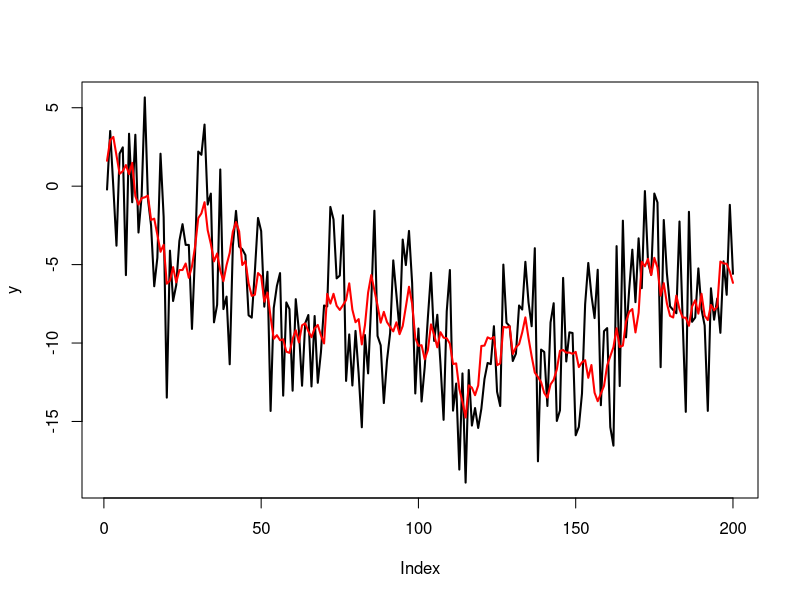
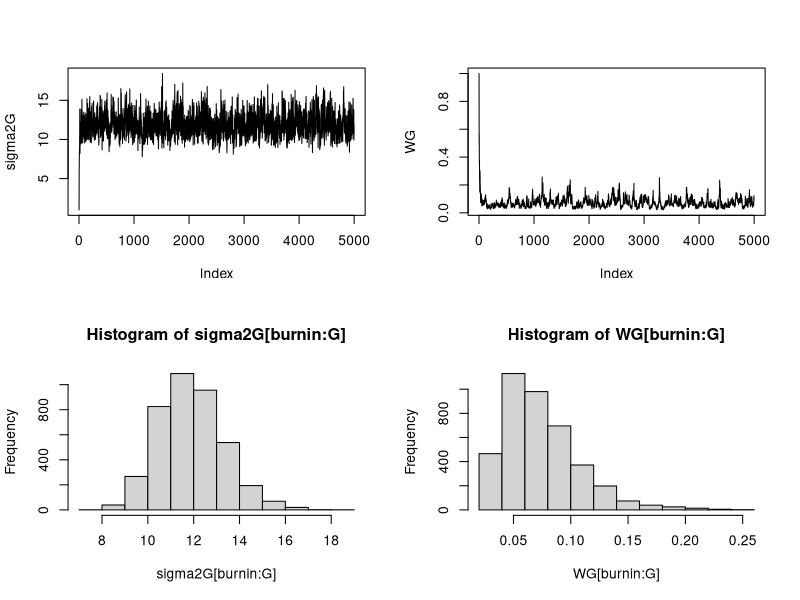
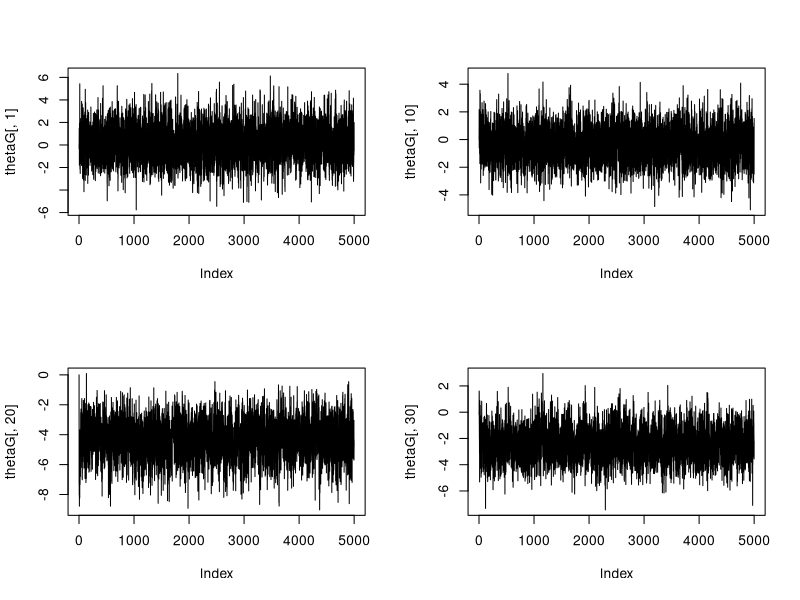
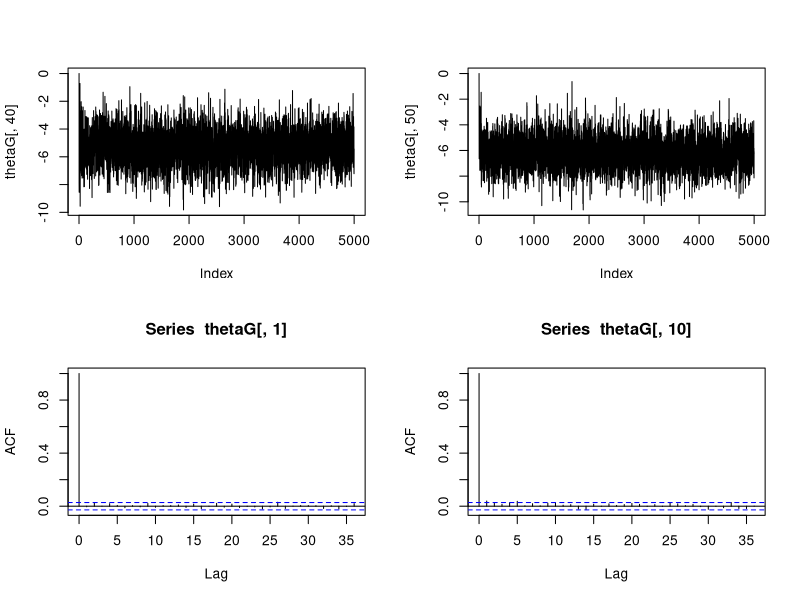
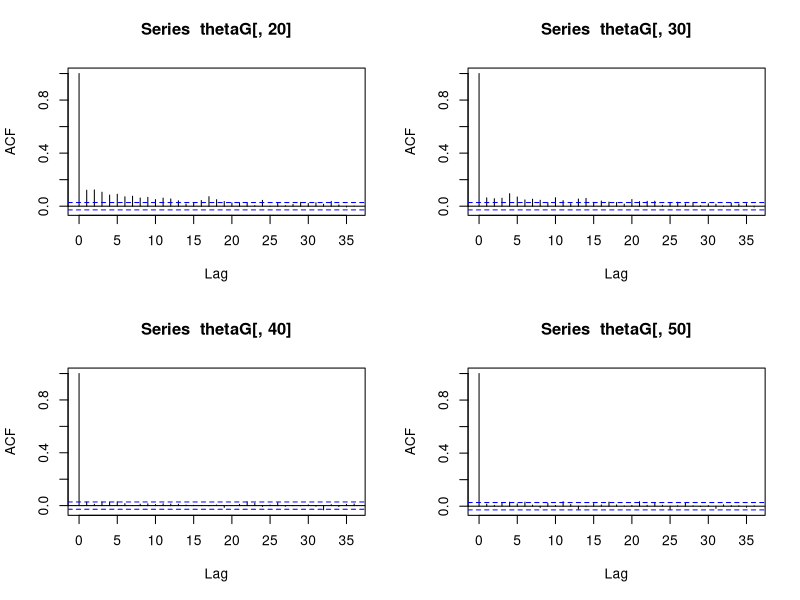
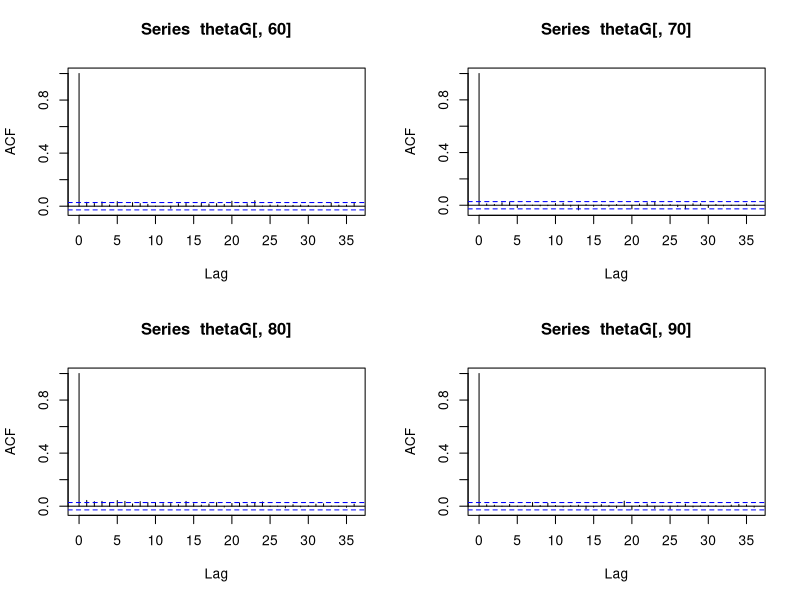
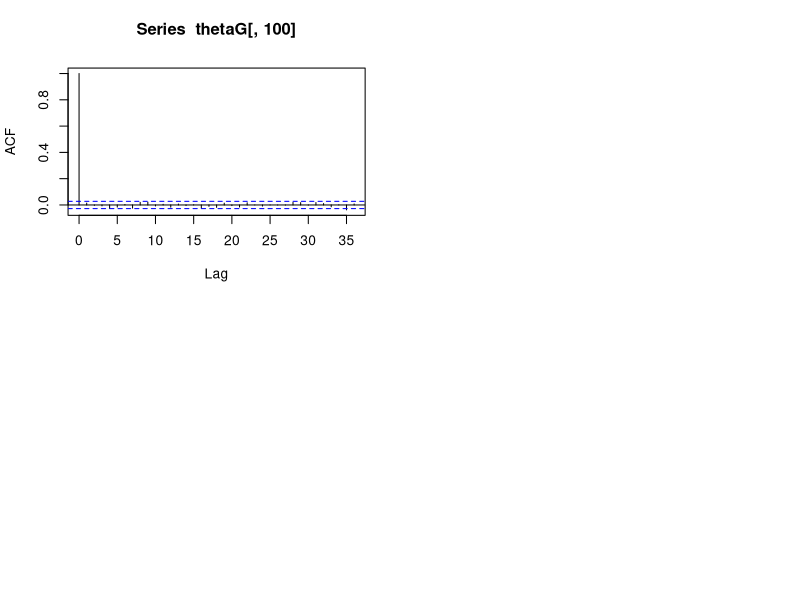
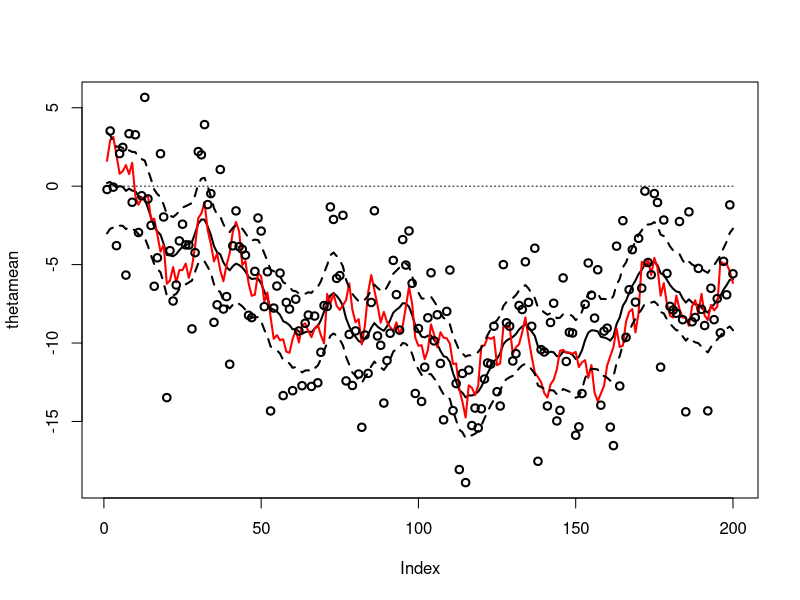

Recreate these plots in R, in order.
# This is a Gibbs sampler implementation for the analysis of first-order DLMs.
# The model is
#      y_t   = theta_t + epsilon_t, epsilon_t ~ N(0,sigma2),
#    theta_t = theta_{t-1} + nu_t,  nu_t ~ N(0,sigma2 * W).
# In this parametrization, W is a signal-to-noise ratio parameter. 
#
# The priors are the following:
# theta_1 ~ N(a_1, R_1)
# sigma2 ~ IG(nsig/2, nssig/2)
# W ~ IG(nW/2, nsW/2)
# 
# The latent variables theta_{1:T} are simulated jointly using FFBS.
# sigma2 and W are simulated from their full conditional distributions 
# that are inverse gamma distributions.

# By M. A. R. Ferreira (April 2012, updated April 2015).


theta.simulation <- function(Tbig,y,sigma2,W,a1,R1)
{ 
  # Define the auxiliary vectors:
  a <- rep(0,Tbig)
  R <- rep(0,Tbig)
  f <- rep(0,Tbig)
  Q <- rep(0,Tbig)
  A <- rep(0,Tbig)
  e <- rep(0,Tbig)
  m <- rep(0,Tbig)
  C <- rep(0,Tbig)
  # Kalman filter:
  a[1] <- a1
  R[1] <- R1
  f[1] <- a[1]
  Q[1] <- R[1]+sigma2
  A[1] <- R[1] / Q[1]
  e[1] <- y[1] - f[1]
  C[1] <- 1.0 / (1.0/R[1] + 1.0/sigma2)          # Equivalent to C[1] <- R[1] - A[1]^2 * Q[1]  and 
  m[1] <- C[1] * (a[1]/R[1] + y[1]/sigma2)       # m[1] <- a[1] + A[1] * e[1], but numerically more stable
  for(t in 2:Tbig)
  {
    a[t] <- m[t-1]
    R[t] <- C[t-1] + W * sigma2
    f[t] <- a[t]
    Q[t] <- R[t]+sigma2
    A[t] <- R[t] / Q[t]
    e[t] <- y[t] - f[t]
    m[t] <- a[t] + A[t] * e[t]
    C[t] <- R[t] - A[t]^2 * Q[t]
  }

  # Now, the backward sampler:
  theta[Tbig] <- rnorm(1,m[Tbig],sqrt(C[Tbig]))
  for(t in (Tbig-1):1)
  {
    H <- 1.0 / ( 1.0/(W * sigma2) + 1.0/C[t] )
    h <- H * ( theta[t+1]/(W * sigma2) + m[t]/C[t] )
    theta[t] <- rnorm(1,h,sqrt(H))
  }
  theta
}

sigma2.simulation <- function(Tbig,y,theta,W,n,ns)
{ # This is a Gibbs step.
  a <- n + 2*Tbig - 1
  b <- ns + sum((y-theta)^2) + sum((theta[2:Tbig]-theta[1:(Tbig-1)])^2)/W 
  sigma2 <- 1.0 / rgamma(1,a/2,b/2)
  sigma2
}

W.simulation <- function(Tbig,y,theta,sigma2,n,ns)
{ # This is a Gibbs step.
  a <- n + Tbig - 1
  b <- ns + sum((theta[2:Tbig]-theta[1:(Tbig-1)])^2) / sigma2
  W <- 1.0 / rgamma(1,a/2,b/2)
  W
}

# Initializing the parameters, latent and observation vectors.
sigma2 <- 10
W <- 0.1
Tbig <- 200
theta <- rep(0,Tbig)
y <- rep(0,Tbig)

# Simulating the data
theta[1] <- rnorm(1,0,sqrt(W*sigma2))
y[1] <- theta[1] + rnorm(1,0,sqrt(sigma2))
for(t in 2:Tbig)
{
  theta[t] <- theta[t-1] + rnorm(1,0,sqrt(W*sigma2))
  y[t] <- theta[t] + rnorm(1,0,sqrt(sigma2))
}

plot(y,type="l",lwd=2)
lines(theta,lwd=2,col="red")

# Gibbs sampler
G <- 5000

sigma2G <- rep(0,G)
WG <- rep(0,G)
thetaG <- matrix(0,nrow=G,ncol=Tbig)

sigma2G[1] <- 1
WG[1] <- 1
thetaG[1,] <- rep(0,Tbig)

a1 <- 0
R1 <- 10^20
nsig <- 0.001
nssig <- 0.001
nsig <- 0
nssig <- 0
nW  <- 6.2   # A priori W has the first 3 moments.
nsW <- 0.42  # A a priori E[W] = 0.1
# nW  <- 0
# nsW <- 0

for(g in 2:G)
{
  thetaG[g,] <- theta.simulation(Tbig,y,sigma2G[g-1],WG[g-1],a1,R1)
  sigma2G[g] <- sigma2.simulation(Tbig,y,thetaG[g,],WG[g-1],nsig,nssig)
  WG[g] <-    W.simulation(Tbig,y,thetaG[g,],sigma2G[g],nW,nsW)
}

par(mfrow=c(2,2))
plot(sigma2G,type="l")
plot(WG,type="l")

burnin <- 1000
hist(sigma2G[burnin:G])
hist(WG[burnin:G])

mean(sigma2G[burnin:G])
var(sigma2G[burnin:G])
mean(WG[burnin:G])
var(WG[burnin:G])

plot(thetaG[,1],type="l")
plot(thetaG[,10],type="l")
plot(thetaG[,20],type="l")
plot(thetaG[,30],type="l")
plot(thetaG[,40],type="l")
plot(thetaG[,50],type="l")

acf(thetaG[,1])
acf(thetaG[,10])
acf(thetaG[,20])
acf(thetaG[,30])
acf(thetaG[,40])
acf(thetaG[,50])
acf(thetaG[,60])
acf(thetaG[,70])
acf(thetaG[,80])
acf(thetaG[,90])
acf(thetaG[,100])

thetamean <- apply(thetaG[burnin:G,],2,mean)
thetavar <- apply(thetaG[burnin:G,],2,var)

ll = min(c(min(thetamean-2*sqrt(thetavar)),y))
ul = max(c(max(thetamean+2*sqrt(thetavar)),y))
zero = rep(0,length(y))

par(mfrow=c(1,1))
plot(thetamean,lty=1,ylim=c(ll,ul),type="l",lwd=2)
lines(theta,col="red",lwd=2)
lines(thetamean+1.96*sqrt(thetavar),lty=2,lwd=2)
lines(thetamean-1.96*sqrt(thetavar),lty=2,lwd=2)
lines(zero,lty=3)
points(y,lwd=2)

